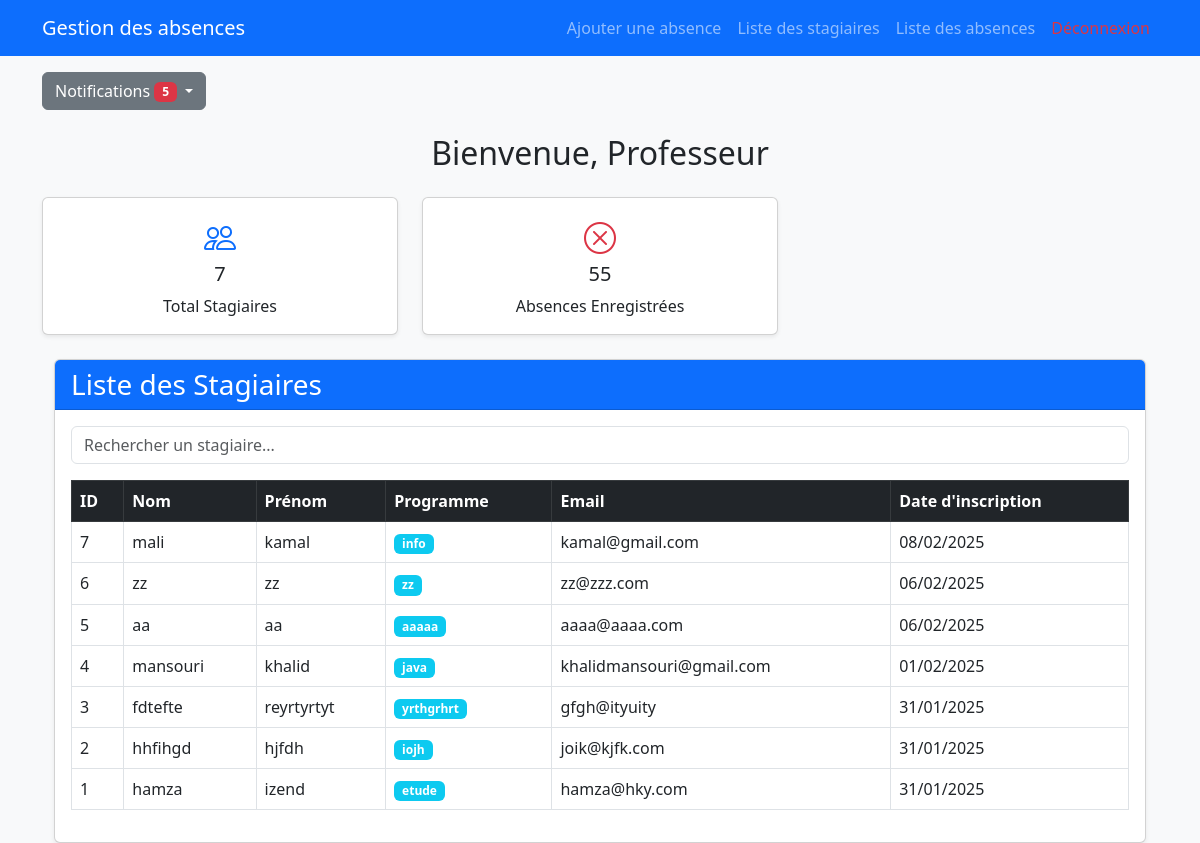
Page /index.php?page=liste_stagiaire (signed in) on the committed database.
### tables this page shows
CREATE TABLE `utilisateurs` (
  `id` int(11) NOT NULL,
  `nom` varchar(100) NOT NULL,
  `prenom` varchar(100) NOT NULL,
  `email` varchar(150) NOT NULL,
  `mot_de_passe` varchar(255) NOT NULL,
  `role` enum('administrateur','professeur') NOT NULL,
  `date_creation` timestamp NOT NULL DEFAULT current_timestamp()
);

CREATE TABLE `stagiaires` (
  `id` int(11) NOT NULL,
  `nom` varchar(100) NOT NULL,
  `prenom` varchar(100) NOT NULL,
  `programme` varchar(100) NOT NULL,
  `email` varchar(150) DEFAULT NULL,
  `date_inscription` timestamp NOT NULL DEFAULT current_timestamp()
);

### index.php (the view, shortened to what this page needs)
<?php
require_once 'notifications.php';
$user_id = $_SESSION['utilisateur_id'];
$stmt = $pdo->prepare("SELECT role FROM utilisateurs WHERE id = ?");
$stmt->execute([$user_id]);
$user = $stmt->fetch(PDO::FETCH_ASSOC);
$role = $user['role'] ?? 'professeur';
$stmtNotif = $pdo->prepare("SELECT * FROM notifications WHERE utilisateur_id = ? ORDER BY date_notification DESC LIMIT 5");
$stmtNotif->execute([$user_id]);
$notifications = $stmtNotif->fetchAll();
$nbStagiaires = $pdo->query("SELECT COUNT(*) FROM stagiaires")->fetchColumn();
$nbAbsences = $pdo->query("SELECT COUNT(*) FROM absences")->fetchColumn();
?>
<!DOCTYPE html>
<html lang="fr">
<head>
    <link href="https://cdn.jsdelivr.net/npm/bootstrap@5.3.0/dist/css/bootstrap.min.css" rel="stylesheet">
</head>
<body class="bg-light">
<nav class="navbar navbar-expand-lg navbar-dark bg-primary">
    <div class="container">
        <a class="navbar-brand" href="index.php">Gestion des absences</a>
        <div class="collapse navbar-collapse" id="navbarNav">
            <ul class="navbar-nav ms-auto">
                <?php if ($role === 'administrateur') : ?>
                    <li class="nav-item"><a class="nav-link" href="?page=ajout_stagiaire">Ajouter un stagiaire</a></li>
                    <li class="nav-item"><a class="nav-link" href="?page=report_absence">Rapports d'absences</a></li>
                <?php else : ?>
                    <li class="nav-item"><a class="nav-link" href="?page=ajout_absence">Ajouter une absence</a></li>
                <?php endif; ?>
                <li class="nav-item"><a class="nav-link" href="?page=liste_stagiaire">Liste des stagiaires</a></li>
                <li class="nav-item"><a class="nav-link" href="?page=liste_absence">Liste des absences</a></li>
                <li class="nav-item"><a class="nav-link text-danger" href="logout.php">Déconnexion</a></li>
            </ul>
        </div>
    </div>
</nav>
<div class="container mt-3">
    <div class="dropdown">
        <button class="btn btn-secondary dropdown-toggle" type="button" id="dropdownNotifications" data-bs-toggle="dropdown" aria-expanded="false">
            Notifications <span class="badge bg-danger"><?= count($notifications) ?></span>
        </button>
    </div>
</div>
<div class="container mt-4">
    <h2 class="text-center">Bienvenue, <?= ucfirst($role) ?></h2>
    <div class="row mt-4">
        <div class="col-md-4">
            <div class="card shadow-sm text-center">
                <div class="card-body">
                    <div class="card-icon text-primary"><i class="bi bi-people"></i></div>
                    <h5 class="card-title"><?= $nbStagiaires ?></h5>
                    <p class="card-text">Total Stagiaires</p>
                </div>
            </div>
        </div>
        <div class="col-md-4">
            <div class="card shadow-sm text-center">
                <div class="card-body">
                    <div class="card-icon text-danger"><i class="bi bi-x-circle"></i></div>
                    <h5 class="card-title"><?= $nbAbsences ?></h5>
                    <p class="card-text">Absences Enregistrées</p>
                </div>
            </div>
        </div>
    </div>
    <div class="mt-4">
        <?php
        if (isset($_GET['page'])) {
            $page = $_GET['page'];
            $allowed_pages = ['ajout_stagiaire', 'liste_stagiaire', 'ajout_absence', 'liste_absence', 'report_absence', 'modifier_absence'];
            if (in_array($page, $allowed_pages)) {
                include $page . '.php';
            } else {
                echo "<div class='alert alert-danger'>Page non autorisée.</div>";
            }
        } else {
            echo "<div class='alert alert-info text-center'>Utilisez le menu pour naviguer.</div>";
        }
        ?>
    </div>
</div>
<link rel="stylesheet" href="https://cdn.jsdelivr.net/npm/bootstrap-icons/font/bootstrap-icons.css">
</body>
</html>

### liste_stagiaire.php (shortened to what this page needs)
<?php
include 'baseDonnee.php';
try {
    $stmt = $pdo->query("SELECT * FROM stagiaires ORDER BY date_inscription DESC");
    $stagiaires = $stmt->fetchAll();
} catch (PDOException $e) {
    echo "<div class='alert alert-danger'>Erreur : " . $e->getMessage() . "</div>";
}
?>
<!DOCTYPE html>
<html lang="fr">
<head>
    <link href="https://cdn.jsdelivr.net/npm/bootstrap@5.3.0/dist/css/bootstrap.min.css" rel="stylesheet">
    <link rel="stylesheet" href="https://cdn.jsdelivr.net/npm/bootstrap-icons/font/bootstrap-icons.css">
</head>
<body class="bg-light">
<div class="container mt-4">
    <div class="card shadow-sm">
        <div class="card-header bg-primary text-white">
            <h3 class="mb-0">Liste des Stagiaires</h3>
        </div>
        <div class="card-body">
            <div class="mb-3">
                <input type="text" id="searchInput" class="form-control" placeholder="Rechercher un stagiaire...">
            </div>
            <div class="table-responsive">
                <table class="table table-bordered table-hover">
                    <thead class="table-dark">
                        <tr>
                            <th>ID</th>
                            <th>Nom</th>
                            <th>Prénom</th>
                            <th>Programme</th>
                            <th>Email</th>
                            <th>Date d'inscription</th>
                        </tr>
                    </thead>
                    <tbody id="stagiaireTable">
                        <?php foreach ($stagiaires as $stagiaire): ?>
                        <tr>
                            <td><?= $stagiaire['id'] ?></td>
                            <td><?= htmlspecialchars($stagiaire['nom']) ?></td>
                            <td><?= htmlspecialchars($stagiaire['prenom']) ?></td>
                            <td>
                                <span class="badge bg-info"><?= htmlspecialchars($stagiaire['programme']) ?></span>
                            </td>
                            <td><?= htmlspecialchars($stagiaire['email']) ?></td>
                            <td><?= date("d/m/Y", strtotime($stagiaire['date_inscription'])) ?></td>
                        </tr>
                        <?php endforeach; ?>
                    </tbody>
                </table>
            </div>
        </div>
    </div>
</div>
</body>
</html>

### index.php (style rules this page uses)
.card-icon { font-size: 2rem; }

### rows in the picture
utilisateurs: role "Professeur"
stagiaires: id "7", nom "mali", prenom "kamal", programme "info", email "kamal@gmail.com", date_inscription "08/02/2025"
stagiaires: id "6", nom "zz", prenom "zz", programme "zz", email "zz@zzz.com", date_inscription "06/02/2025"
stagiaires: id "5", nom "aa", prenom "aa", programme "aaaaa", email "aaaa@aaaa.com", date_inscription "06/02/2025"
stagiaires: id "4", nom "mansouri", prenom "khalid", programme "java", email "khalidmansouri@gmail.com", date_inscription "01/02/2025"
stagiaires: id "3", nom "fdtefte", prenom "reyrtyrtyt", programme "yrthgrhrt", email "gfgh@ityuity", date_inscription "31/01/2025"
stagiaires: id "2", nom "hhfihgd", prenom "hjfdh", programme "iojh", email "joik@kjfk.com", date_inscription "31/01/2025"
stagiaires: id "1", nom "hamza", prenom "izend", programme "etude", email "hamza@hky.com", date_inscription "31/01/2025"

### other values in the picture
count($notifications) "5"
$nbStagiaires "7"
$nbAbsences "55"
